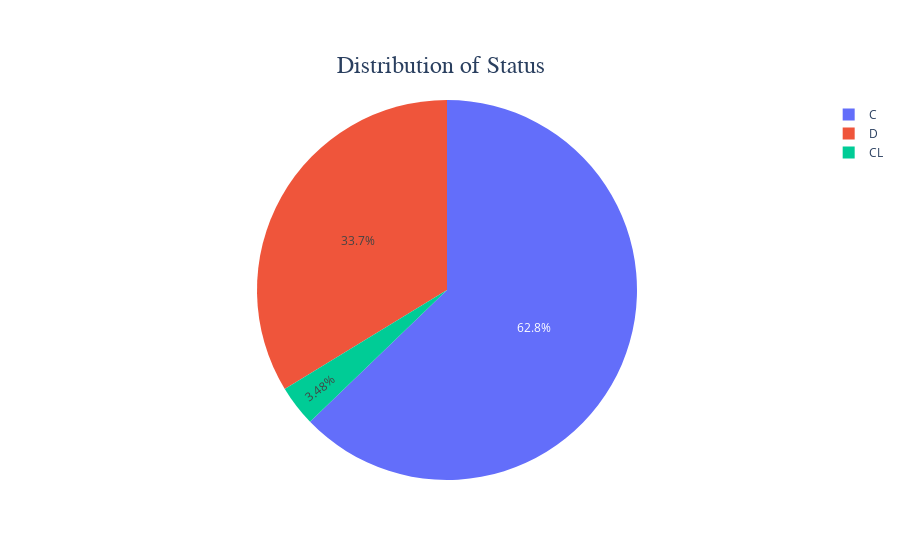

Notebook source saved alongside this figure:
### Code cell
fig = px.pie(df_train, names='Status', title='Distribution of Status')

# Update the layout to adjust title size and position
fig.update_layout(
    title={
        'text': 'Distribution of Status',
        'y':0.9,  # This positions the title lower (closer to 1 is higher)
        'x':0.49,  # This positions the title in the center
        'xanchor': 'center',
        'yanchor': 'top'
    },
    title_font=dict(size=24, family='Arial, sans-serif')  # Adjust title font size and family here
)

# Show the figure
fig.show()

### Figure 1 — Plotly figure (JSON) as saved in the notebook; plotly's stock layout.template omitted (floating-point values rounded to 4 significant figures; data arrays with more than 128 entries replaced by an {"elided": "..."} marker saying what was removed)
{"data": [{"domain": {"x": [0, 1], "y": [0, 1]}, "hovertemplate": "Status=%{label}<extra></extra>", "labels": {"elided": "7905 str values"}, "legendgroup": "", "name": "", "showlegend": true, "type": "pie"}], "layout": {"legend": {"tracegroupgap": 0}, "title": {"font": {"family": "Arial, sans-serif", "size": 24}, "text": "Distribution of Status", "x": 0.49, "xanchor": "center", "y": 0.9, "yanchor": "top"}}}
